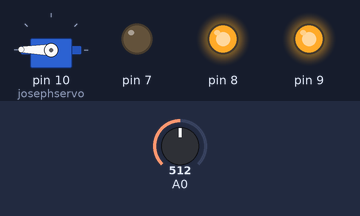
Simulated run of this sketch. Board: Arduino Uno, built with avr-gcc and run on an emulated ATmega328P. On the bench: servo, output pins drawn as LEDs (lit = HIGH). Inputs (shaded band) come from the test bench; at power-on: A0 = 512.

Above: at 1.2 s.
1.3 s: A0 set to 786
2.8 s: A0 set to 815
At 3.2 s:
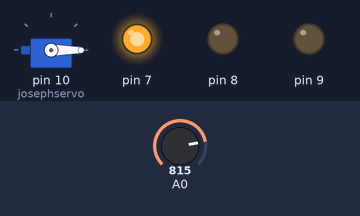
4.3 s: A0 set to 790
At 5.5 s:
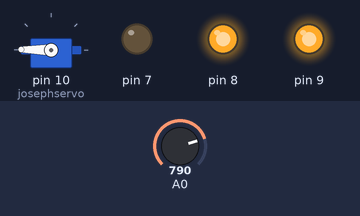
5.8 s: A0 set to 810
At 6.6 s:
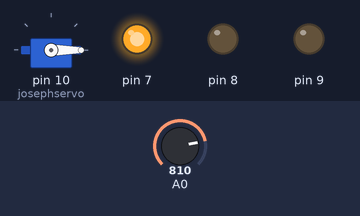
Timing chart, 0 to 8.3 s (numbered marks = the images above; inputs shaded):
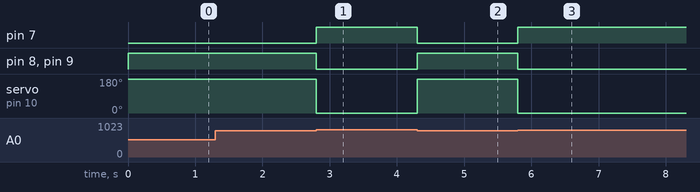

Measured:
- the behaviour switches between 799 and 800 on A0 (found by bisection; images 0 and 1)
- after the input at 1.3 s, every drawn part: stays the same
- after the input at 2.8 s, pin 7: LOW → HIGH at once; pin 8, pin 9: HIGH → LOW at once; servo on pin 10 (josephservo): 179° → 0° at once
- after the input at 4.3 s, pin 7: HIGH → LOW at once; pin 8, pin 9: LOW → HIGH at once; servo on pin 10 (josephservo): 0° → 179° at once
- after the input at 5.8 s, pin 7: LOW → HIGH at once; pin 8, pin 9: HIGH → LOW at once; servo on pin 10 (josephservo): 179° → 0° at once

The sketch:

06_ServoMotor_movement.ino
```cpp
#include <Servo.h>

Servo josephservo;

void setup() {
  pinMode (A0, INPUT);
  pinMode (7, OUTPUT);
  pinMode (8, OUTPUT);
  pinMode (9, OUTPUT);
  josephservo.attach (10);
}

void loop() {
  if (analogRead(A0) < 800)
  {
    digitalWrite (7, LOW);
    digitalWrite (8, HIGH);
    digitalWrite (9, HIGH);
    josephservo.write(179);
  }
  else
  {
    digitalWrite (7, HIGH);
    digitalWrite (8, LOW);
    digitalWrite (9, LOW);
    josephservo.write(0);
  }
}
```
